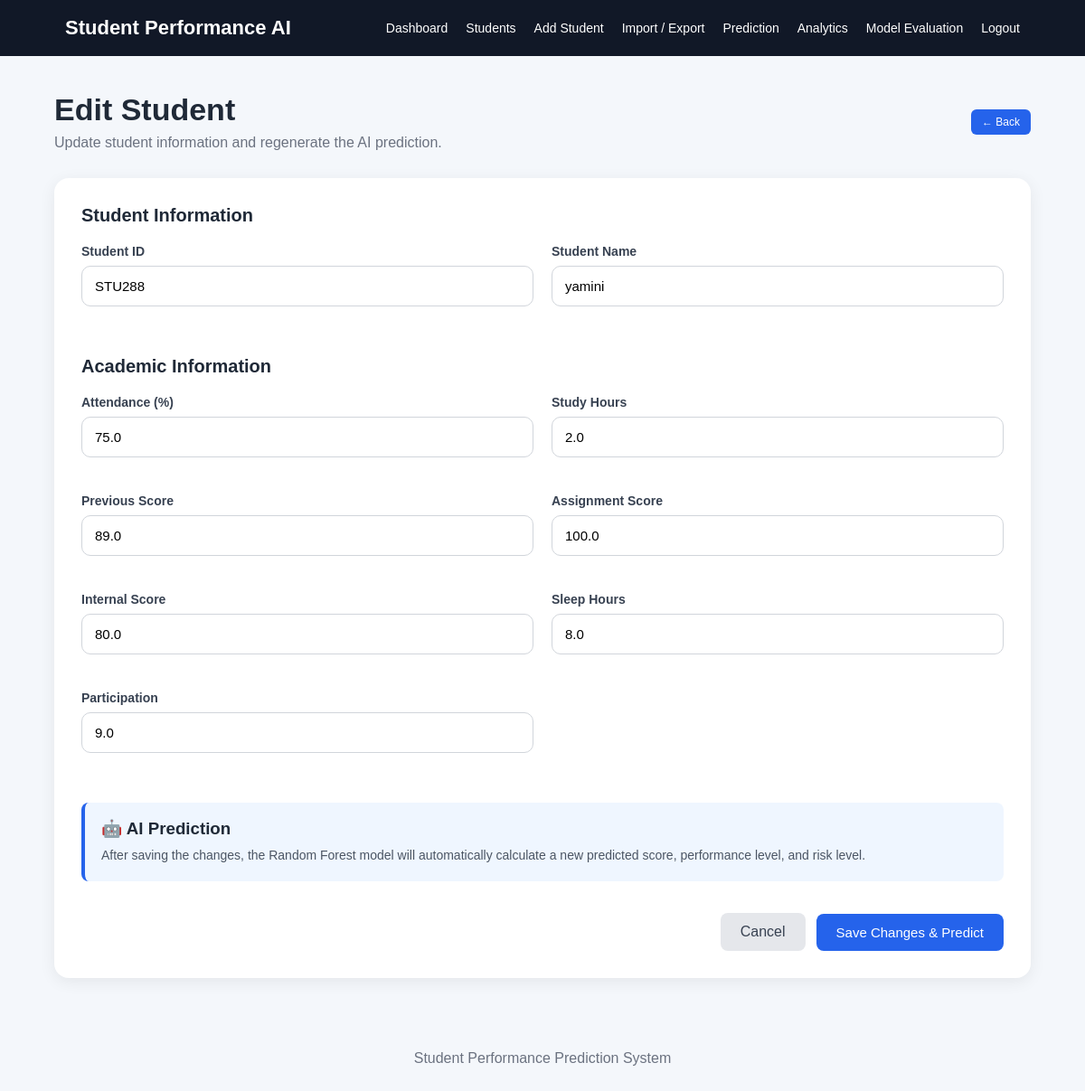
/students/edit/1 (signed in), run on the app's committed database.
### tables this page shows
CREATE TABLE students (

            id INTEGER PRIMARY KEY AUTOINCREMENT,

            student_id TEXT UNIQUE NOT NULL,

            name TEXT NOT NULL,

            attendance REAL NOT NULL,

            study_hours REAL NOT NULL,

            previous_score REAL NOT NULL,

            assignment_score REAL NOT NULL,

            internal_score REAL NOT NULL,

            sleep_hours REAL NOT NULL,

            participation REAL NOT NULL,

            predicted_score REAL,

            performance TEXT,

            risk_level TEXT

        );

### app.py (the view, shortened to what this page needs)
@app.route("/students/edit/<int:student_id>", methods=["GET", "POST"])
def edit_student(student_id):
    if "username" not in session:
        return redirect(url_for("login"))
    connection = get_db_connection()
    student = connection.execute(
        "SELECT * FROM students WHERE id = ?",
        (student_id,)
    ).fetchone()
    if student is None:
        connection.close()
        return "Student not found", 404
    connection.close()
    return render_template(
        "edit_student.html",
        student=student
    )

### app.py (called while the page is built)
def get_db_connection():
    connection = sqlite3.connect(DATABASE)
    connection.row_factory = sqlite3.Row
    return connection

### templates/edit_student.html (shortened to what this page needs)
{% extends "base.html" %}
{% block content %}
<div class="page-header">
    <div>
        <h1>Edit Student</h1>
        <p>
            Update student information and regenerate the AI prediction.
        </p>
    </div>
    <a
        href="{{ url_for('student_detail', student_id=student['id']) }}"
        class="view-btn">
        ← Back
    </a>
</div>
<div class="form-container">
    <form method="POST">
        <div class="form-section">
            <h2>Student Information</h2>
            <div class="form-grid">
                <div class="form-group">
                    <label for="student_id">
                        Student ID
                    </label>
                    <input
                        type="text"
                        id="student_id"
                        name="student_id"
                        value="{{ student['student_id'] }}"
                        required>
                </div>
                <div class="form-group">
                    <label for="name">
                        Student Name
                    </label>
                    <input
                        type="text"
                        id="name"
                        name="name"
                        value="{{ student['name'] }}"
                        required>
                </div>
            </div>
        </div>
        <div class="form-section">
            <h2>Academic Information</h2>
            <div class="form-grid">
                <div class="form-group">
                    <label for="attendance">
                        Attendance (%)
                    </label>
                    <input
                        type="number"
                        id="attendance"
                        name="attendance"
                        min="0"
                        max="100"
                        step="0.1"
                        value="{{ student['attendance'] }}"
                        required>
                </div>
                <div class="form-group">
                    <label for="study_hours">
                        Study Hours
                    </label>
                    <input
                        type="number"
                        id="study_hours"
                        name="study_hours"
                        min="0"
                        max="24"
                        step="0.1"
                        value="{{ student['study_hours'] }}"
                        required>
                </div>
                <div class="form-group">
                    <label for="previous_score">
                        Previous Score
                    </label>
                    <input
                        type="number"
                        id="previous_score"
                        name="previous_score"
                        min="0"
                        max="100"
                        step="0.1"
                        value="{{ student['previous_score'] }}"
                        required>
                </div>
                <div class="form-group">
                    <label for="assignment_score">
                        Assignment Score
                    </label>
                    <input
                        type="number"
                        id="assignment_score"
                        name="assignment_score"
                        min="0"
                        max="100"
                        step="0.1"
                        value="{{ student['assignment_score'] }}"
                        required>
                </div>
                <div class="form-group">
                    <label for="internal_score">
                        Internal Score
                    </label>
                    <input
                        type="number"
                        id="internal_score"
                        name="internal_score"
                        min="0"
                        max="100"
                        step="0.1"
                        value="{{ student['internal_score'] }}"
                        required>
                </div>
                <div class="form-group">
                    <label for="sleep_hours">
                        Sleep Hours
                    </label>
                    <input
                        type="number"
                        id="sleep_hours"
                        name="sleep_hours"
                        min="0"
                        max="24"
                        step="0.1"
                        value="{{ student['sleep_hours'] }}"
                        required>
                </div>
                <div class="form-group">
                    <label for="participation">
                        Participation
                    </label>
                    <input
                        type="number"
                        id="participation"
                        name="participation"
                        min="0"
                        max="10"
                        step="0.1"
                        value="{{ student['participation'] }}"
                        required>
                </div>
            </div>
        </div>
        <div class="prediction-notice">
            <h3>🤖 AI Prediction</h3>
            <p>
                After saving the changes, the Random Forest model
                will automatically calculate a new predicted score,
                performance level, and risk level.
            </p>
        </div>
        <div class="form-actions">
            <a
                href="{{ url_for('student_detail', student_id=student['id']) }}"
                class="cancel-btn">
                Cancel
            </a>
            <button
                type="submit"
                class="btn">
                Save Changes & Predict
            </button>
        </div>
    </form>
</div>
{% endblock %}

### static/css/style.css (style rules this page uses)
* { box-sizing: border-box; margin: 0; padding: 0; }
body { font-family: Arial, Helvetica, sans-serif; background: #f4f7fb; color: #1f2937; min-height: 100vh; }
.btn { display: inline-block; background: #2563eb; color: white; border: none; padding: 12px 22px; border-radius: 8px; text-decoration: none; cursor: pointer; font-size: 15px; }
.form-group { margin-bottom: 20px; }
.form-group label { display: block; margin-bottom: 8px; font-weight: bold; }
.form-group input { width: 100%; padding: 13px; border: 1px solid #d1d5db; border-radius: 8px; font-size: 15px; outline: none; }
.view-btn { display: inline-block; padding: 7px 12px; background: #2563eb; color: white; text-decoration: none; border-radius: 6px; font-size: 12px; }
.page-header { display: flex; justify-content: space-between; align-items: center; margin-bottom: 30px; }
.page-header h1 { font-size: 34px; margin-bottom: 8px; }
.page-header p { color: #6b7280; }
.form-grid { display: grid; grid-template-columns: repeat(2, 1fr); gap: 20px; margin-bottom: 35px; }
.form-actions { display: flex; justify-content: flex-end; gap: 12px; padding-top: 10px; }
.cancel-btn { background: #6b7280; }
.form-container { background: white; padding: 30px; border-radius: 16px; box-shadow: 0 4px 18px rgba(0, 0, 0, 0.07); }
.form-section { margin-bottom: 30px; }
.form-section h2 { font-size: 20px; margin-bottom: 20px; }
.form-grid { display: grid; grid-template-columns: repeat(2, 1fr); gap: 20px; }
.form-group { display: flex; flex-direction: column; }
.form-group label { font-size: 14px; font-weight: 600; margin-bottom: 8px; }
.form-group input { padding: 12px 14px; border: 1px solid #d1d5db; border-radius: 8px; font-size: 14px; outline: none; }
.prediction-notice { background: #eff6ff; border-left: 4px solid #2563eb; padding: 18px; border-radius: 8px; margin-bottom: 25px; }
.prediction-notice h3 { margin-bottom: 7px; }
.prediction-notice p { color: #4b5563; font-size: 14px; line-height: 1.6; }
.form-actions { display: flex; justify-content: flex-end; gap: 12px; align-items: center; }
.cancel-btn { padding: 12px 22px; border-radius: 8px; text-decoration: none; color: #374151; background: #e5e7eb; }
.form-group label { font-weight: 600; color: #374151; margin-bottom: 8px; font-size: 14px; }
.form-group input { width: 100%; box-sizing: border-box; padding: 13px 14px; border: 1px solid #d1d5db; border-radius: 10px; font-size: 15px; outline: none; background: #ffffff; transition: 0.2s ease; }
.form-group input::placeholder { color: #9ca3af; }

### data on the page
students: student_id "STU288", name "yamini", attendance "75.0", study_hours "2.0", previous_score "89.0", assignment_score "100.0", internal_score "80.0", sleep_hours "8.0", participation "9.0"
